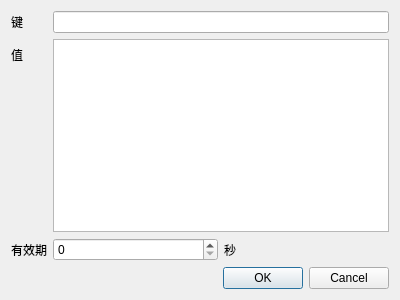
<?xml version="1.0" encoding="UTF-8"?>
<ui version="4.0">
 <class>Dialog</class>
 <widget class="QDialog" name="Dialog">
  <property name="geometry">
   <rect>
    <x>0</x>
    <y>0</y>
    <width>400</width>
    <height>300</height>
   </rect>
  </property>
  <property name="windowTitle">
   <string>Dialog</string>
  </property>
  <layout class="QVBoxLayout" name="verticalLayout">
   <item>
    <layout class="QFormLayout" name="formLayout">
     <item row="0" column="0">
      <widget class="QLabel" name="label">
       <property name="text">
        <string>键</string>
       </property>
      </widget>
     </item>
     <item row="1" column="0">
      <widget class="QLabel" name="label_2">
       <property name="text">
        <string>值</string>
       </property>
      </widget>
     </item>
     <item row="2" column="0">
      <widget class="QLabel" name="label_3">
       <property name="text">
        <string>有效期</string>
       </property>
      </widget>
     </item>
     <item row="2" column="1">
      <layout class="QHBoxLayout" name="horizontalLayout">
       <item>
        <widget class="QSpinBox" name="spinBox"/>
       </item>
       <item>
        <widget class="QLabel" name="label_4">
         <property name="text">
          <string>秒</string>
         </property>
        </widget>
       </item>
      </layout>
     </item>
     <item row="0" column="1">
      <widget class="QLineEdit" name="lineEdit"/>
     </item>
     <item row="1" column="1">
      <widget class="QTextEdit" name="textEdit"/>
     </item>
    </layout>
   </item>
   <item>
    <widget class="QDialogButtonBox" name="buttonBox">
     <property name="orientation">
      <enum>Qt::Orientation::Horizontal</enum>
     </property>
     <property name="standardButtons">
      <set>QDialogButtonBox::StandardButton::Cancel|QDialogButtonBox::StandardButton::Ok</set>
     </property>
    </widget>
   </item>
  </layout>
 </widget>
 <resources/>
 <connections>
  <connection>
   <sender>buttonBox</sender>
   <signal>accepted()</signal>
   <receiver>Dialog</receiver>
   <slot>accept()</slot>
   <hints>
    <hint type="sourcelabel">
     <x>248</x>
     <y>254</y>
    </hint>
    <hint type="destinationlabel">
     <x>157</x>
     <y>274</y>
    </hint>
   </hints>
  </connection>
  <connection>
   <sender>buttonBox</sender>
   <signal>rejected()</signal>
   <receiver>Dialog</receiver>
   <slot>reject()</slot>
   <hints>
    <hint type="sourcelabel">
     <x>316</x>
     <y>260</y>
    </hint>
    <hint type="destinationlabel">
     <x>286</x>
     <y>274</y>
    </hint>
   </hints>
  </connection>
 </connections>
</ui>
